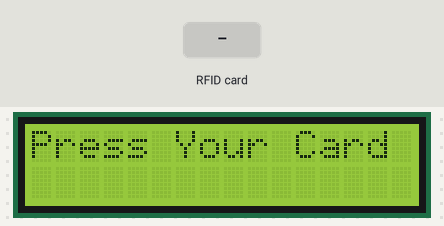
A sketch run on a simulated Arduino Uno, built with avr-gcc and run on an emulated ATmega328P. On the bench: 16×2 character LCD. Inputs (shaded band) come from the test bench. What the sketch prints to the serial monitor is not drawn.

Above: at 1.3 s.
1.4 s: RFID card 5E 7A 19 C4 held to the reader
At 2.3 s:
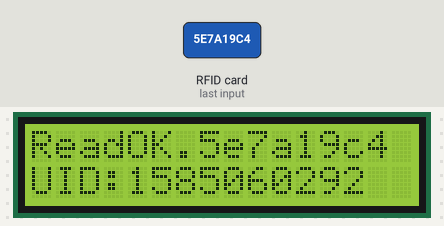
Timing chart, 0 to 4.4 s (numbered marks = the images above; inputs shaded):
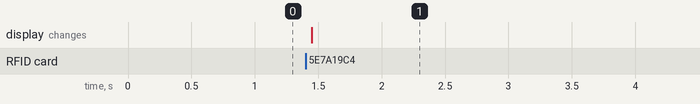

Measured:
- after the input at 1.4 s, the display: changes after 0.05 s (image 1)

The sketch:

SKUD_MIFARE.ino
```cpp
#include <SPI.h>
#include <MFRC522.h>
#define PERIOD 30000

#define SS_PIN 10
#define RST_PIN 9
MFRC522 mfrc522(SS_PIN, RST_PIN); // Create MFRC522 instance.

#include <LiquidCrystal_I2C.h>
LiquidCrystal_I2C lcd(0x27, 16, 2); // Устанавливаем дисплей

unsigned long my_timer; //время работы
//uint32_t timer = 0;


void setup() {
  lcd.init();
  lcd.backlight();// Включаем подсветку дисплея
  lcd.setCursor(0, 0);
  lcd.print("Press Your Card");


  Serial.begin(9600); // Initialize serial communications with the PC
  SPI.begin();   // Init SPI bus
  mfrc522.PCD_Init(); // Init MFRC522 card
  Serial.println("Scan PICC to see UID and type...");

  my_timer =  millis();

}
void loop() {
  //  if (millis() - timer >= PERIOD) {
  //    // ваше действие
  //    lcd.clear(); //очистить
  //    lcd.setCursor(0, 0);
  //    lcd.print("Press Your Card");
  //    do {
  //      timer += PERIOD;
  //      if (timer < PERIOD) break;  // переполнение uint32_t
  //    } while (timer < millis() - PERIOD); // защита от пропуска шага
  //  }

  //переполнение my_timer примерно 50 дней
  if (millis() - my_timer < 0) {
  my_timer =  millis();
  }


  // очистка экрана
  if (millis() - my_timer >= PERIOD) {
    my_timer = millis();   // "сбросить" таймер
    // дейтвия, которые хотим выполнить один раз за период
    lcd.clear(); //очистить
    lcd.setCursor(0, 0);
    lcd.print("Press Your Card");

    Serial.println("Скинул " + String(my_timer));
  }


  if ( ! mfrc522.PICC_IsNewCardPresent()) {
    return;
  }

  // Select one of the cards
  if ( ! mfrc522.PICC_ReadCardSerial()) {
    return;
  }

  String UID_string;
  Serial.print("Card UID:");
  for (byte i = 0; i < mfrc522.uid.size; i++)
  {
    Serial.print(mfrc522.uid.uidByte[i], HEX);
    String byte_uid = String(mfrc522.uid.uidByte[i], HEX);

    if (byte_uid.length() == 1)
    {
      byte_uid = "0" + byte_uid;
    }
    UID_string += byte_uid;
  }

  Serial.println();
  Serial.println("Полный код:");
  Serial.println(UID_string);


  unsigned long UID_DEC = str_to_long(UID_string);

  Serial.println("UID_DEC:");
  Serial.println(UID_DEC);

  lcd.clear(); //очистить
  //первая строка
  lcd.setCursor(0, 0);
  lcd.print("ReadOK." + UID_string);

  //Вторая строка
  lcd.setCursor(0, 1);
  // Выводим на экран
  lcd.print("UID:" + String(UID_DEC, 10));

  my_timer = millis();   // "сбросить" таймер

}
//перевод из string в unsigned long
unsigned long str_to_long(String str) {
  unsigned long ansver = 0;
  for (byte n = 0; n < str.length(); n++) {
    if ((byte(str.charAt(n) ) >= 0x30) && (byte(str.charAt(n) ) <= 0x39)) { //цифры ASCII 0 - 9
      ansver |= ((byte(str.charAt(n) ) - 0x30));
    }
    if ((byte(str.charAt(n) ) >= 0x41) && (byte(str.charAt(n) ) <= 0x46)) { //символы ASCII A - F
      ansver |= ((byte(str.charAt(n) ) - 0x41 + 10));
    }
    if ((byte(str.charAt(n) ) >= 0x61) && (byte(str.charAt(n) ) <= 0x66)) { //символы ASCII a - f
      ansver |= ((byte(str.charAt(n) ) - 0x61 + 10));
    }

    if (n < (str.length() - 1) ) {
      ansver = ansver << 4;
    }

  }

  return ansver;

}
```
